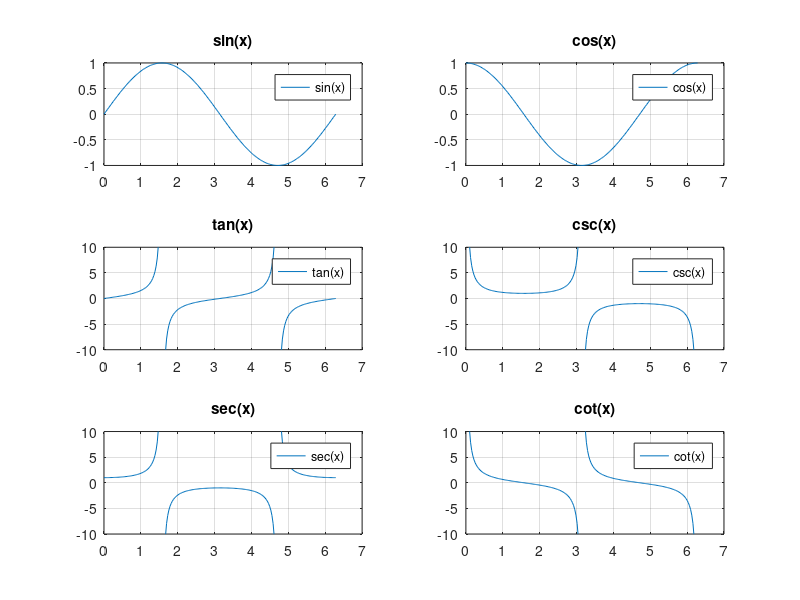

The MATLAB source for this figure:
x = 0:pi/100:2*pi;
%2d plot of sin x
subplot(3,2,1);
plot(x, sin(x));
legend('sin(x)');
title('sin(x)');
grid on;

%2d plot of cos x
subplot(3,2,2);
plot(x, cos(x));
legend('cos(x)');
title('cos(x)');
grid on;

%tan(x), mask where cos(x) is near 0
a = tan(x);
a(abs(cos(x)) < 0.01) = NaN;
subplot(3,2,3);
plot(x, a);
legend('tan(x)');
title('tan(x)');
ylim([-10 10]);
grid on;

%csc(x), mask where sin(x) is near 0
b = 1 ./ sin(x);
b(abs(sin(x)) < 0.01) = NaN;
subplot(3,2,4);
plot(x, b);
legend('csc(x)');
title('csc(x)');
ylim([-10 10]);
grid on;

%sec(x), mask where cos(x) is near 0
c = 1 ./ cos(x);
c(abs(cos(x)) < 0.01) = NaN;
subplot(3,2,5);
plot(x, c);
legend('sec(x)');
title('sec(x)');
ylim([-10 10]);
grid on;

%cot(x), mask where sin(x) is near 0
d = cot(x);
d(abs(sin(x)) < 0.01) = NaN;
subplot(3,2,6);
plot(x, d);
legend('cot(x)');
title('cot(x)');
ylim([-10 10]);
grid on;

